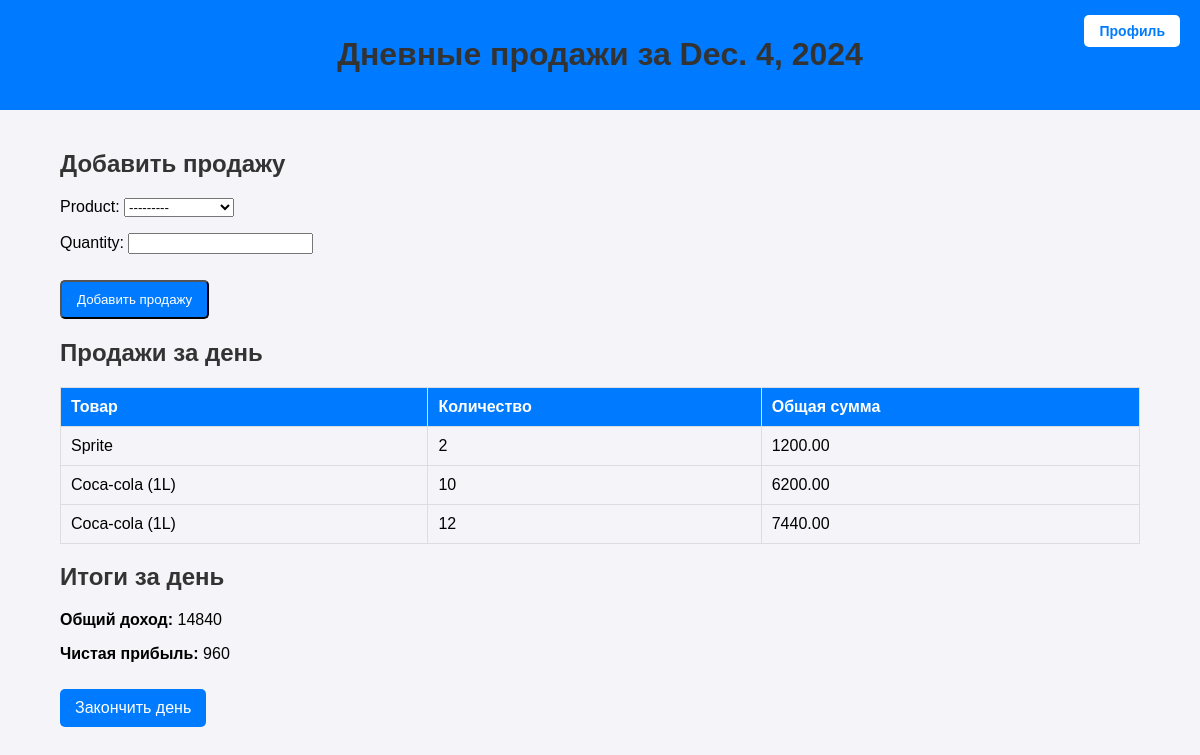
/daily-sales/, run on an earlier commit of the app's database.
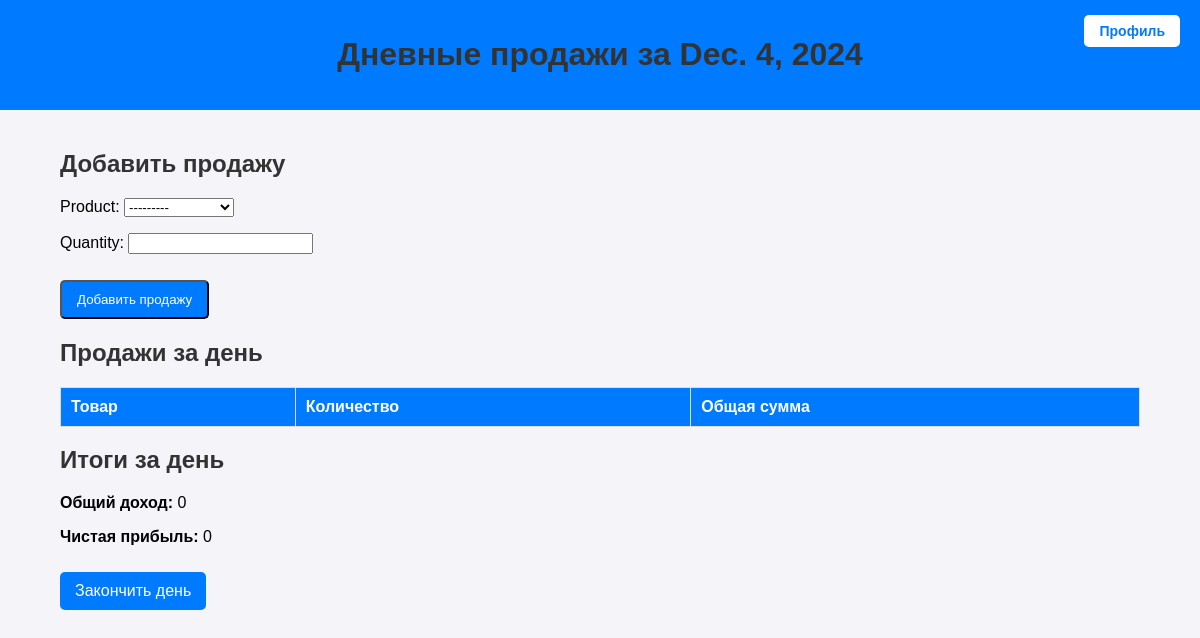
And on a later commit of the database.
### inventory/models.py (models this page shows, shortened)
class DailySale(models.Model):
    product = models.ForeignKey(Product, on_delete=models.CASCADE)
    quantity = models.PositiveIntegerField()
    total_price = models.DecimalField(max_digits=10, decimal_places=2)
    sale_date = models.DateField()
    closed_day = models.ForeignKey(ClosedDay, on_delete=models.CASCADE, null=True, blank=True)  # Добавляем связь

class Product(models.Model):
    name = models.CharField(max_length=100)
    description = models.TextField(blank=True, null=True)
    category = models.ForeignKey(Category, on_delete=models.CASCADE)
    quantity = models.PositiveIntegerField(default=0)
    purchase_price = models.DecimalField(max_digits=10, decimal_places=2)
    sale_price = models.DecimalField(max_digits=10, decimal_places=2)
    def __str__(self):
        return self.name

### inventory/views.py (the view)
# urls.py: path('daily-sales/', views.daily_sales, name='daily_sales'),
def daily_sales(request):
    today = now().date()  # Текущая дата
    sales = DailySale.objects.filter(sale_date=today)
    if request.method == 'POST':
        form = DailySaleForm(request.POST)
        if form.is_valid():
            sale = form.save(commit=False)
            sale.sale_date = today
            sale.total_price = sale.quantity * sale.product.sale_price  # Считаем общую сумму продажи
            sale.save()
            product = sale.product
            if product.quantity >= sale.quantity:
                product.quantity -= sale.quantity  # Уменьшаем количество товара
                product.save()  # Сохраняем изменения в базе данных
            else:
                form.add_error(None, "Недостаточно товара на складе")
                return render(request, 'inventory/daily_sales.html', {'form': form, 'sales': sales})
            return redirect('daily_sales')  # Перезагружаем страницу, чтобы увидеть обновления
    else:
        form = DailySaleForm()
    total_income = sales.aggregate(Sum('total_price'))['total_price__sum'] or 0
    total_profit = sales.aggregate(
        total_profit=Sum(
            ExpressionWrapper(
                F('quantity') * (F('product__sale_price') - F('product__purchase_price')),
                output_field=DecimalField(max_digits=10, decimal_places=2)
            )
        )
    )['total_profit'] or 0
    return render(request, 'inventory/daily_sales.html', {
        'sales': sales,
        'total_income': total_income,
        'total_profit': total_profit,
        'form': form,
        'today': today,  # Добавляем текущую дату в контекст
    })

### inventory/forms.py
class DailySaleForm(forms.ModelForm):
    class Meta:
        model = DailySale
        fields = ['product', 'quantity']
    def __init__(self, *args, **kwargs):
        super().__init__(*args, **kwargs)
        self.fields['product'].queryset = Product.objects.all()  # Все товары для выбора

### inventory/templates/inventory/daily_sales.html (shortened to what this page needs)
<!DOCTYPE html>
<html lang="en">
<head>
</head>
<body>
    <header>
        <h1>Дневные продажи за {{ today }}</h1>
        <a href="{% url 'profile' %}" class="profile-btn">Профиль</a>
    </header>
    <div class="container">
        <h2>Добавить продажу</h2>
        <form method="POST">
            {{ form.as_p }}
            <button type="submit" class="add-btn">Добавить продажу</button>
        </form>
        <h2>Продажи за день</h2>
        <table>
            <tr>
                <th>Товар</th>
                <th>Количество</th>
                <th>Общая сумма</th>
            </tr>
            {% for sale in sales %}
            <tr>
                <td>{{ sale.product.name }}</td>
                <td>{{ sale.quantity }}</td>
                <td>{{ sale.total_price }}</td>
            </tr>
            {% endfor %}
        </table>
        <h2>Итоги за день</h2>
        <p><strong>Общий доход:</strong> {{ total_income }}</p>
        <p><strong>Чистая прибыль:</strong> {{ total_profit }}</p>
        <a href="{% url 'close_day' %}" class="add-btn">Закончить день</a>
    </div>
</body>
</html>

### inventory/templates/inventory/daily_sales.html (style rules this page uses)
body { font-family: Arial, sans-serif; margin: 0; padding: 0; background-color: #f4f4f9; }
header { background-color: #007BFF; color: white; padding: 15px; text-align: center; position: relative; }
header .profile-btn { position: absolute; right: 20px; top: 15px; background-color: white; color: #007BFF; padding: 8px 15px; border-radius: 5px; text-decoration: none; font-size: 14px; font-weight: bold; transition: background-color 0.3s ease; }
h1, h2 { color: #333; }
.container { width: 90%; margin: auto; padding: 20px; }
table { width: 100%; border-collapse: collapse; margin-top: 10px; }
table, th, td { border: 1px solid #ddd; }
th, td { padding: 10px; text-align: left; }
th { background-color: #007BFF; color: white; }
.add-btn { display: inline-block; margin-top: 10px; padding: 10px 15px; background-color: #007BFF; color: white; text-decoration: none; border-radius: 5px; }

What changed in the data, as far as the page shows it:
removed DailySale: product.name "Sprite", quantity "2", total_price "1200.00"
removed DailySale: product.name "Coca-cola (1L)", quantity "10", total_price "6200.00"
removed DailySale: product.name "Coca-cola (1L)", quantity "12", total_price "7440.00"
Also different on the page:
{{ total_income }}: "14840" → "0"
{{ total_profit }}: "960" → "0"
